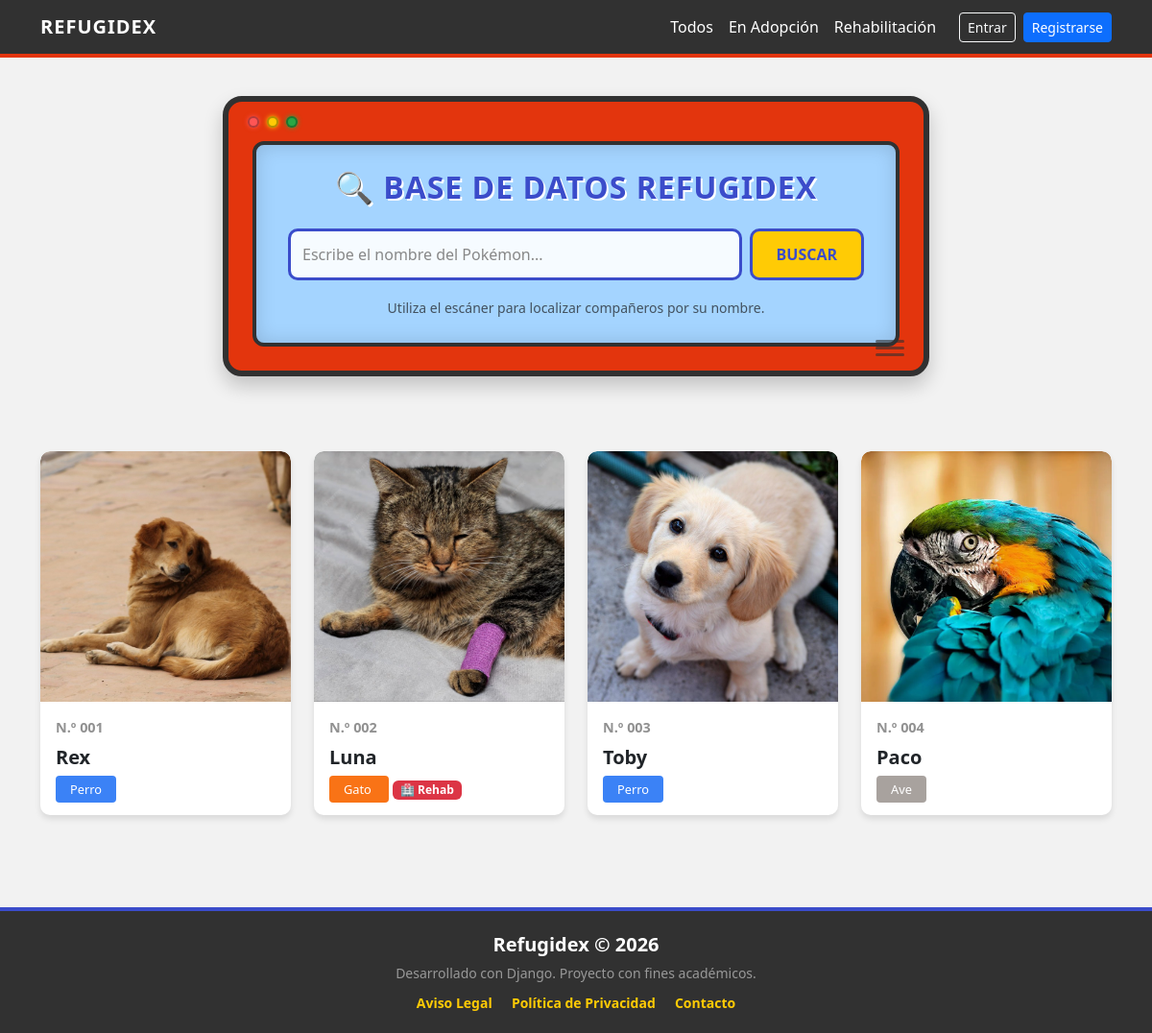
Screenshot of /pokedex/ with the database file from the repository.
### refugio/models.py (models this page shows, shortened)
class Animal(models.Model):
    OPCIONES_ESTADO = [
        ('ADOPCION', 'En Adopción'),
        ('REHAB', 'En Rehabilitación'),
        ('ADOPTADO', 'Adoptado'),
    ]
    nombre = models.CharField(max_length=100)
    especie = models.ForeignKey(Especie, on_delete=models.RESTRICT)
    rasgos = models.ManyToManyField(Rasgo, blank=True)
    foto = models.ImageField(upload_to='animales/', null=True, blank=True)
    fecha_nacimiento = models.DateField(null=True, blank=True)
    historia = models.TextField()
    estado = models.CharField(max_length=10, choices=OPCIONES_ESTADO, default='ADOPCION')

class Especie(models.Model):
    nombre = models.CharField(max_length=50)
    descripcion = models.TextField(blank=True)

### refugio/views.py (the view)
# urls.py: path('pokedex/', views.lista_animales, name='lista_animales'),
def lista_animales(request):
    animales = Animal.objects.all()
    estado = request.GET.get('estado')
    especie = request.GET.get('especie')
    busqueda = request.GET.get('q') # NUEVO: Capturamos el texto del buscador
    if estado:
        animales = animales.filter(estado=estado)
    if especie:
        animales = animales.filter(especie__nombre=especie)
    if busqueda:
        animales = animales.filter(nombre__icontains=busqueda)
    return render(request, 'refugio/lista.html', {'animales': animales})

### refugio/templates/refugio/lista.html (shortened to what this page needs)
{% extends 'refugio/base.html' %}
{% block content %}
<div class="row mb-5 justify-content-center mt-3">
    <div class="col-md-10 col-lg-8 text-center">
        <div class="pokedex-casing">
            <div class="pokedex-deco-lights">
                <span class="deco-light light-red"></span>
                <span class="deco-light light-yellow"></span>
                <span class="deco-light light-green"></span>
            </div>
            <div class="pokedex-screen-display mt-3">
                <h2>🔍 BASE DE DATOS REFUGIDEX</h2>
                <form method="GET" action="{% url 'lista_animales' %}" class="mt-4 d-flex justify-content-center gap-2 mx-auto" style="max-width: 600px;">
                    <input type="text" name="q" class="form-control search-input-pokedex" placeholder="Escribe el nombre del Pokémon..." value="{{ request.GET.q|default:'' }}">
                    <button type="submit" class="btn btn-search-pokedex">BUSCAR</button>
                </form>
                <div class="mt-3 fw-bold">
                    {% if request.GET.q %}
                        <span class="text-dark">Mostrando resultados para: <span style="color: #e3350d;">"{{ request.GET.q }}"</span></span>
                        <a href="{% url 'lista_animales' %}" class="text-decoration-none ms-2 badge bg-danger">✖ Borrar filtro</a>
                    {% else %}
                        <span class="text-muted fw-normal small">Utiliza el escáner para localizar compañeros por su nombre.</span>
                    {% endif %}
                </div>
            </div>
            <div class="pokedex-speaker">
                <span class="speaker-line"></span>
                <span class="speaker-line"></span>
                <span class="speaker-line"></span>
            </div>
        </div>
    </div>
</div>
<div class="row row-cols-1 row-cols-md-3 row-cols-lg-4 g-4 mb-5">
    {% for animal in animales %}
    <div class="col">
        <a href="{% url 'detalle_animal' animal.id %}" class="text-decoration-none text-dark">
            <div class="pokedex-card h-100">
                <div class="card-img-container">
                    {% if animal.foto %}
                        <img src="{{ animal.foto.url }}" class="img-lista" alt="{{ animal.nombre }}">
                    {% else %}
                        <div class="d-flex align-items-center justify-content-center h-100 text-muted">
                            <div class="text-center"><h3>📷</h3></div>
                        </div>
                    {% endif %}
                </div>
                <div class="card-body p-3">
                    <div class="id-badge">N.º {{ animal.id|stringformat:"03d" }}</div>
                    <h5 class="card-title fw-bold my-2">{{ animal.nombre }}</h5>
                    <span class="badge-especie bg-{{ animal.especie.nombre }}">
                        {{ animal.especie.nombre }}
                    </span>
                    {% if animal.estado == 'REHAB' %}
                        <span class="badge bg-danger ms-1">🏥 Rehab</span>
                    {% endif %}
                </div>
            </div>
        </a>
    </div>
    {% endfor %}
</div>
{% endblock %}

### refugio/templates/refugio/base.html (style rules this page uses)
html, body { height: 100%; margin: 0; display: flex; flex-direction: column; }
body { background-color: #f2f2f2; font-family: 'Segoe UI', sans-serif; }
.pokedex-card { background: white; border-radius: 10px; transition: transform 0.2s; overflow: hidden; box-shadow: 0 4px 6px rgba(0,0,0,0.1); }
.id-badge { color: #919191; font-weight: bold; font-size: 0.9em; }
.badge-especie { font-size: 0.8em; padding: 5px 15px; border-radius: 4px; color: white; }
.bg-Perro { background-color: #3b82f6; }
.bg-Gato { background-color: #f97316; }
.bg-Ave { background-color: #a8a29e; }
.card-img-container { width: 100%; aspect-ratio: 1 / 1; overflow: hidden; border-radius: 10px 10px 0 0; background-color: #f8f9fa; }
.img-lista { width: 100% !important; height: 100% !important; object-fit: cover !important; object-position: center; display: block; transition: transform 0.3s ease; }

### refugio/templates/refugio/lista.html (style rules this page uses)
.pokedex-casing { background-color: #e3350d; border: 6px solid #313131; border-radius: 20px; padding: 25px; box-shadow: 0 10px 20px rgba(0,0,0,0.2); margin-bottom: 30px; position: relative; }
.pokedex-screen-display { background-color: #a4d4ff; border: 4px solid #313131; border-radius: 12px; padding: 25px; box-shadow: inset 0 0 20px rgba(0,0,0,0.15); color: #313131; }
.pokedex-screen-display h2 { color: #3b4cca; font-weight: 900; text-transform: uppercase; letter-spacing: 1px; text-shadow: 2px 2px 0px white; margin-bottom: 20px; }
.search-input-pokedex { background-color: rgba(255,255,255,0.9); border: 3px solid #3b4cca; color: #313131; font-weight: bold; border-radius: 10px; padding: 12px; }
.search-input-pokedex::placeholder { color: #888; font-weight: normal; }
.btn-search-pokedex { background-color: #ffcb05; color: #3b4cca; font-weight: bold; border: 3px solid #3b4cca; transition: 0.2s; border-radius: 10px; padding-left: 25px; padding-right: 25px; }
.pokedex-deco-lights { position: absolute; top: 15px; left: 20px; display: flex; gap: 8px; }
.deco-light { width: 12px; height: 12px; border-radius: 50%; border: 2px solid rgba(0,0,0,0.3); }
.light-red { background-color: #ff5555; box-shadow: 0 0 5px #ff5555; }
.light-yellow { background-color: #ffcb05; box-shadow: 0 0 5px #ffcb05; }
.light-green { background-color: #28a745; box-shadow: 0 0 5px #28a745; }
.pokedex-speaker { position: absolute; bottom: 15px; right: 20px; display: flex; flex-direction: column; gap: 4px; }
.speaker-line { width: 30px; height: 3px; background-color: #313131; border-radius: 2px; opacity: 0.6; }

### rows the page displays
Animal: foto (picture), id "001", nombre "Rex", especie.nombre "Perro"
Animal: foto (picture), id "002", nombre "Luna", especie.nombre "Gato", estado "🏥 Rehab"
Animal: foto (picture), id "003", nombre "Toby", especie.nombre "Perro"
Animal: foto (picture), id "004", nombre "Paco", especie.nombre "Ave"
